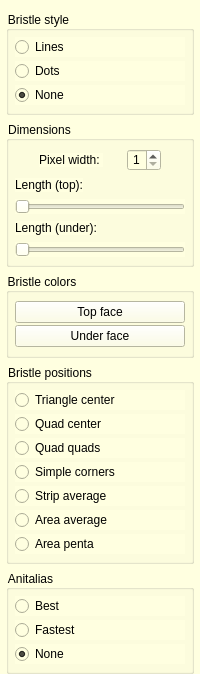
        <widget class="QWidget" name="bristle_tab">
         <property name="styleSheet">
          <string>background-color: rgb(255, 255, 224);</string>
         </property>
         <attribute name="title">
          <string>Bristles</string>
         </attribute>
         <layout class="QVBoxLayout" name="verticalLayout_51">
          <property name="leftMargin">
           <number>6</number>
          </property>
          <property name="rightMargin">
           <number>6</number>
          </property>
          <property name="bottomMargin">
           <number>0</number>
          </property>
          <item>
           <widget class="QGroupBox" name="groupBox_2">
            <property name="title">
             <string>Bristle style</string>
            </property>
            <layout class="QVBoxLayout" name="verticalLayout_52">
             <property name="spacing">
              <number>4</number>
             </property>
             <property name="leftMargin">
              <number>6</number>
             </property>
             <property name="topMargin">
              <number>6</number>
             </property>
             <property name="rightMargin">
              <number>6</number>
             </property>
             <property name="bottomMargin">
              <number>7</number>
             </property>
             <item>
              <widget class="QRadioButton" name="p_radio_bristle_style_lines_">
               <property name="text">
                <string>Lines</string>
               </property>
              </widget>
             </item>
             <item>
              <widget class="QRadioButton" name="p_radio_bristle_style_dots_">
               <property name="text">
                <string>Dots</string>
               </property>
              </widget>
             </item>
             <item>
              <widget class="QRadioButton" name="p_radio_bristle_style_none_">
               <property name="text">
                <string>None</string>
               </property>
               <property name="checked">
                <bool>true</bool>
               </property>
              </widget>
             </item>
            </layout>
           </widget>
          </item>
          <item>
           <widget class="QGroupBox" name="groupBox_10">
            <property name="title">
             <string>Dimensions</string>
            </property>
            <layout class="QVBoxLayout" name="verticalLayout_58">
             <property name="spacing">
              <number>7</number>
             </property>
             <property name="leftMargin">
              <number>6</number>
             </property>
             <property name="topMargin">
              <number>8</number>
             </property>
             <property name="rightMargin">
              <number>6</number>
             </property>
             <property name="bottomMargin">
              <number>7</number>
             </property>
             <item>
              <layout class="QHBoxLayout" name="horizontalLayout_25">
               <property name="spacing">
                <number>0</number>
               </property>
               <property name="leftMargin">
                <number>0</number>
               </property>
               <property name="topMargin">
                <number>0</number>
               </property>
               <property name="rightMargin">
                <number>0</number>
               </property>
               <item>
                <widget class="QLabel" name="label_20">
                 <property name="sizePolicy">
                  <sizepolicy hsizetype="Maximum" vsizetype="Maximum">
                   <horstretch>0</horstretch>
                   <verstretch>0</verstretch>
                  </sizepolicy>
                 </property>
                 <property name="text">
                  <string>Pixel width: </string>
                 </property>
                 <property name="textFormat">
                  <enum>Qt::PlainText</enum>
                 </property>
                </widget>
               </item>
               <item>
                <widget class="QSpinBox" name="p_spinb_bristle_pixel_width_">
                 <property name="sizePolicy">
                  <sizepolicy hsizetype="Maximum" vsizetype="Fixed">
                   <horstretch>0</horstretch>
                   <verstretch>0</verstretch>
                  </sizepolicy>
                 </property>
                 <property name="alignment">
                  <set>Qt::AlignCenter</set>
                 </property>
                 <property name="minimum">
                  <number>1</number>
                 </property>
                 <property name="maximum">
                  <number>9</number>
                 </property>
                </widget>
               </item>
              </layout>
             </item>
             <item>
              <widget class="QLabel" name="label_29">
               <property name="sizePolicy">
                <sizepolicy hsizetype="Maximum" vsizetype="Maximum">
                 <horstretch>0</horstretch>
                 <verstretch>0</verstretch>
                </sizepolicy>
               </property>
               <property name="text">
                <string>Length (top):</string>
               </property>
               <property name="textFormat">
                <enum>Qt::PlainText</enum>
               </property>
              </widget>
             </item>
             <item>
              <widget class="QSlider" name="p_slider_bristle_top_length_">
               <property name="orientation">
                <enum>Qt::Horizontal</enum>
               </property>
              </widget>
             </item>
             <item>
              <widget class="QLabel" name="label_30">
               <property name="sizePolicy">
                <sizepolicy hsizetype="Maximum" vsizetype="Maximum">
                 <horstretch>0</horstretch>
                 <verstretch>0</verstretch>
                </sizepolicy>
               </property>
               <property name="text">
                <string>Length (under):</string>
               </property>
               <property name="textFormat">
                <enum>Qt::PlainText</enum>
               </property>
              </widget>
             </item>
             <item>
              <widget class="QSlider" name="p_slider_bristle_under_length_">
               <property name="orientation">
                <enum>Qt::Horizontal</enum>
               </property>
              </widget>
             </item>
            </layout>
           </widget>
          </item>
          <item>
           <widget class="QGroupBox" name="groupBox_6">
            <property name="title">
             <string>Bristle colors</string>
            </property>
            <layout class="QVBoxLayout" name="verticalLayout_54">
             <property name="spacing">
              <number>2</number>
             </property>
             <property name="leftMargin">
              <number>6</number>
             </property>
             <property name="topMargin">
              <number>8</number>
             </property>
             <property name="rightMargin">
              <number>6</number>
             </property>
             <property name="bottomMargin">
              <number>8</number>
             </property>
             <item>
              <widget class="QPushButton" name="p_push_bristle_top_color_">
               <property name="text">
                <string>Top face</string>
               </property>
              </widget>
             </item>
             <item>
              <widget class="QPushButton" name="p_push_bristle_under_color_">
               <property name="text">
                <string>Under face</string>
               </property>
              </widget>
             </item>
            </layout>
           </widget>
          </item>
          <item>
           <widget class="QGroupBox" name="groupBox_18">
            <property name="title">
             <string>Bristle positions</string>
            </property>
            <layout class="QVBoxLayout" name="verticalLayout_66">
             <property name="spacing">
              <number>4</number>
             </property>
             <property name="leftMargin">
              <number>6</number>
             </property>
             <property name="topMargin">
              <number>6</number>
             </property>
             <property name="rightMargin">
              <number>6</number>
             </property>
             <property name="bottomMargin">
              <number>7</number>
             </property>
             <item>
              <widget class="QRadioButton" name="p_radio_bristle_pos_triangle_center_">
               <property name="text">
                <string>Triangle center</string>
               </property>
              </widget>
             </item>
             <item>
              <widget class="QRadioButton" name="p_radio_bristle_pos_quad_center_">
               <property name="text">
                <string>Quad center</string>
               </property>
              </widget>
             </item>
             <item>
              <widget class="QRadioButton" name="p_radio_bristle_pos_quad_quads_">
               <property name="text">
                <string>Quad quads</string>
               </property>
              </widget>
             </item>
             <item>
              <widget class="QRadioButton" name="p_radio_bristle_pos_simple_corners_">
               <property name="text">
                <string>Simple corners</string>
               </property>
              </widget>
             </item>
             <item>
              <widget class="QRadioButton" name="p_radio_bristle_pos_strip_corners_">
               <property name="text">
                <string>Strip average</string>
               </property>
              </widget>
             </item>
             <item>
              <widget class="QRadioButton" name="p_radio_bristle_pos_area_corners_">
               <property name="text">
                <string>Area average</string>
               </property>
              </widget>
             </item>
             <item>
              <widget class="QRadioButton" name="p_radio_bristle_pos_area_penta_">
               <property name="text">
                <string>Area penta</string>
               </property>
              </widget>
             </item>
            </layout>
           </widget>
          </item>
          <item>
           <widget class="QGroupBox" name="groupBox_5">
            <property name="title">
             <string>Anitalias</string>
            </property>
            <layout class="QVBoxLayout" name="verticalLayout_53">
             <property name="spacing">
              <number>4</number>
             </property>
             <property name="leftMargin">
              <number>6</number>
             </property>
             <property name="topMargin">
              <number>6</number>
             </property>
             <property name="rightMargin">
              <number>6</number>
             </property>
             <property name="bottomMargin">
              <number>7</number>
             </property>
             <item>
              <widget class="QRadioButton" name="p_radio_bristle_antialias_best_">
               <property name="text">
                <string>Best</string>
               </property>
              </widget>
             </item>
             <item>
              <widget class="QRadioButton" name="p_radio_bristle_antialias_fastest_">
               <property name="text">
                <string>Fastest</string>
               </property>
              </widget>
             </item>
             <item>
              <widget class="QRadioButton" name="p_radio_bristle_antialias_none_">
               <property name="text">
                <string>None</string>
               </property>
               <property name="checked">
                <bool>true</bool>
               </property>
              </widget>
             </item>
            </layout>
           </widget>
          </item>
          <item>
           <spacer name="verticalSpacer_10">
            <property name="orientation">
             <enum>Qt::Vertical</enum>
            </property>
            <property name="sizeHint" stdset="0">
             <size>
              <width>0</width>
              <height>0</height>
             </size>
            </property>
           </spacer>
          </item>
         </layout>
        </widget>
